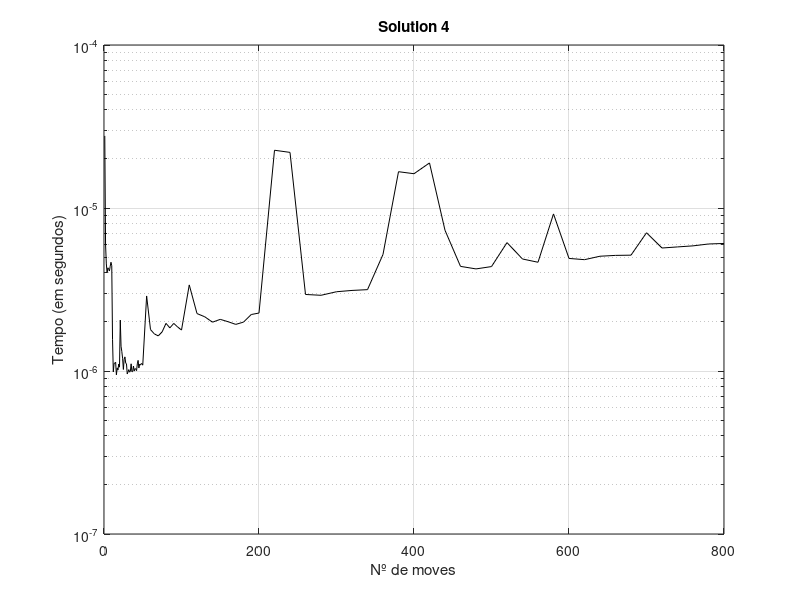
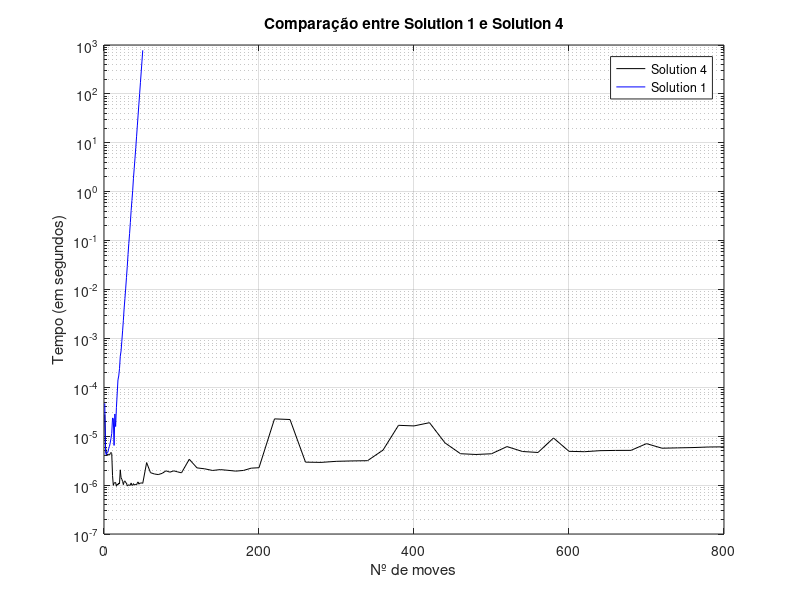

MATLAB code for these plots, in order:
sol4 = load("data_solution4.txt");

n_sol4 = sol4(:,1);
t_sol4 = sol4(:,4);

semilogy(n_sol4,t_sol4, 'k-')
title("Solution 4")
xlabel("Nº de moves")
ylabel("Tempo (em segundos)")
grid on;

%% comparação com a solution 1

sol1 = load("data_solution1.txt");

n_sol1 = sol1(:,1);
t_sol1 = sol1(:,4);
figure(2)
semilogy(n_sol4,t_sol4, 'k-')
hold on;
semilogy(n_sol1, t_sol1, 'b-');
grid on;
legend('Solution 4', 'Solution 1')
title("Comparação entre Solution 1 e Solution 4")
xlabel("Nº de moves")
ylabel("Tempo (em segundos)")